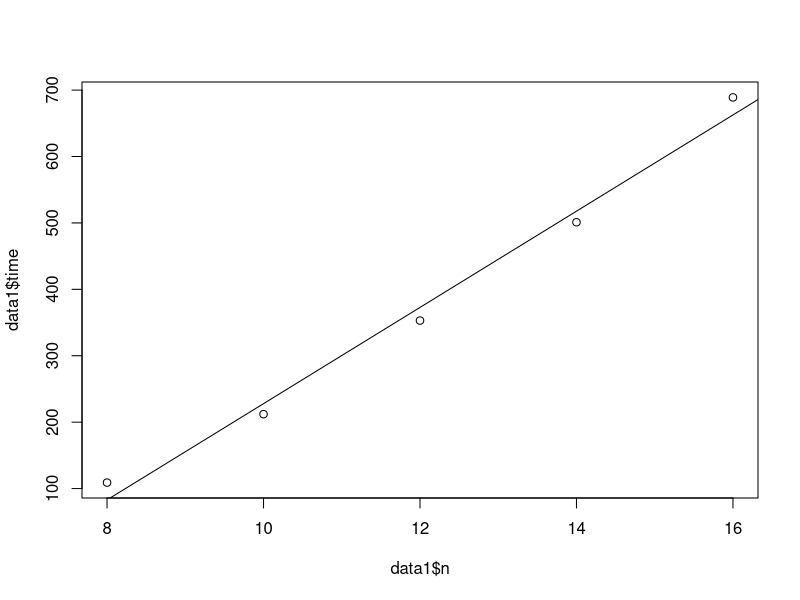

Source code (R): (Note: this script raises an error after producing the figure.)
data1 = read.table("data.txt", header=TRUE)

data1$n
data1$time


lm.out=lm(data1$time~data1$n)
summar = summary(lm.out)
plot(data1$n,data1$time)
abline(lm.out)
sqrt(summar$r.squared)


lm.out$residuals

lm.out$residuals^2
sum(lm.out$residuals^2)
mean(data1$time)

data1$time-mean(data1$time)
(data1$time-mean(data1$time))^2
sum((data1$time-mean(data1$time))^2)

1-(sum(lm.out$residuals^2)/sum((data1$time-mean(data1$time))^2))



data2 = read.table("data2.txt", header=TRUE)

data2$queries
data2$time
em.out2=em(data2$time~data2$queries)
summar = summary(em.out)
plot(data2$queries,data2$time)
abline(em.out2)
